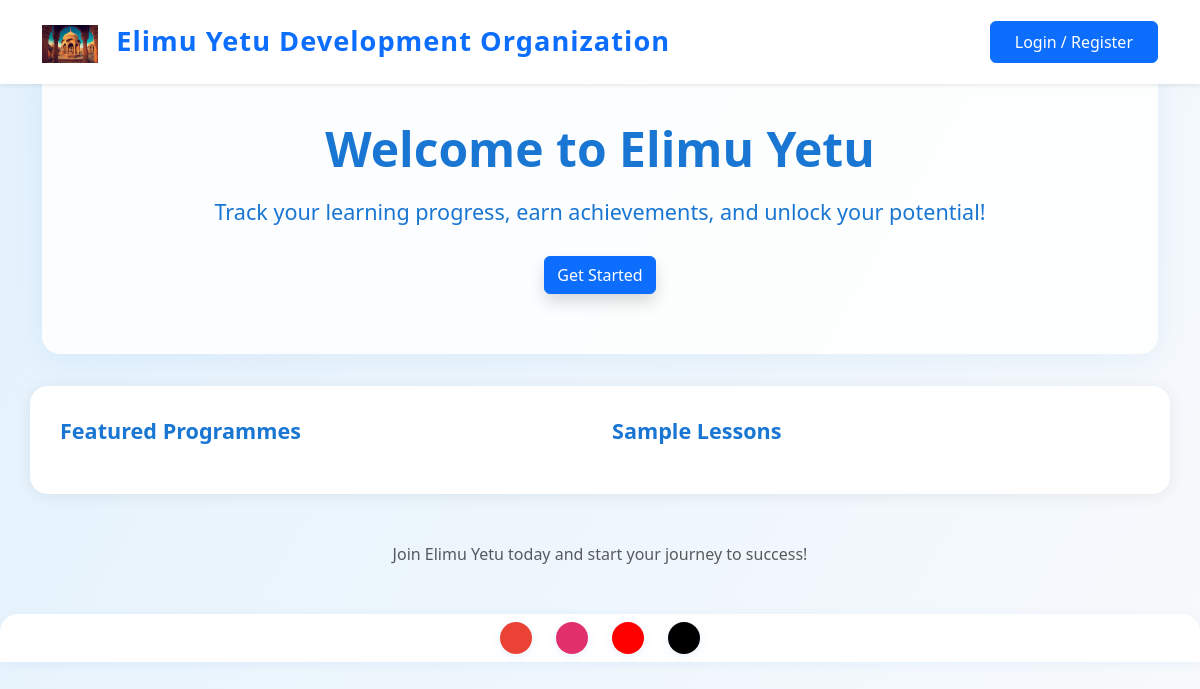
Before: / with the older database file.
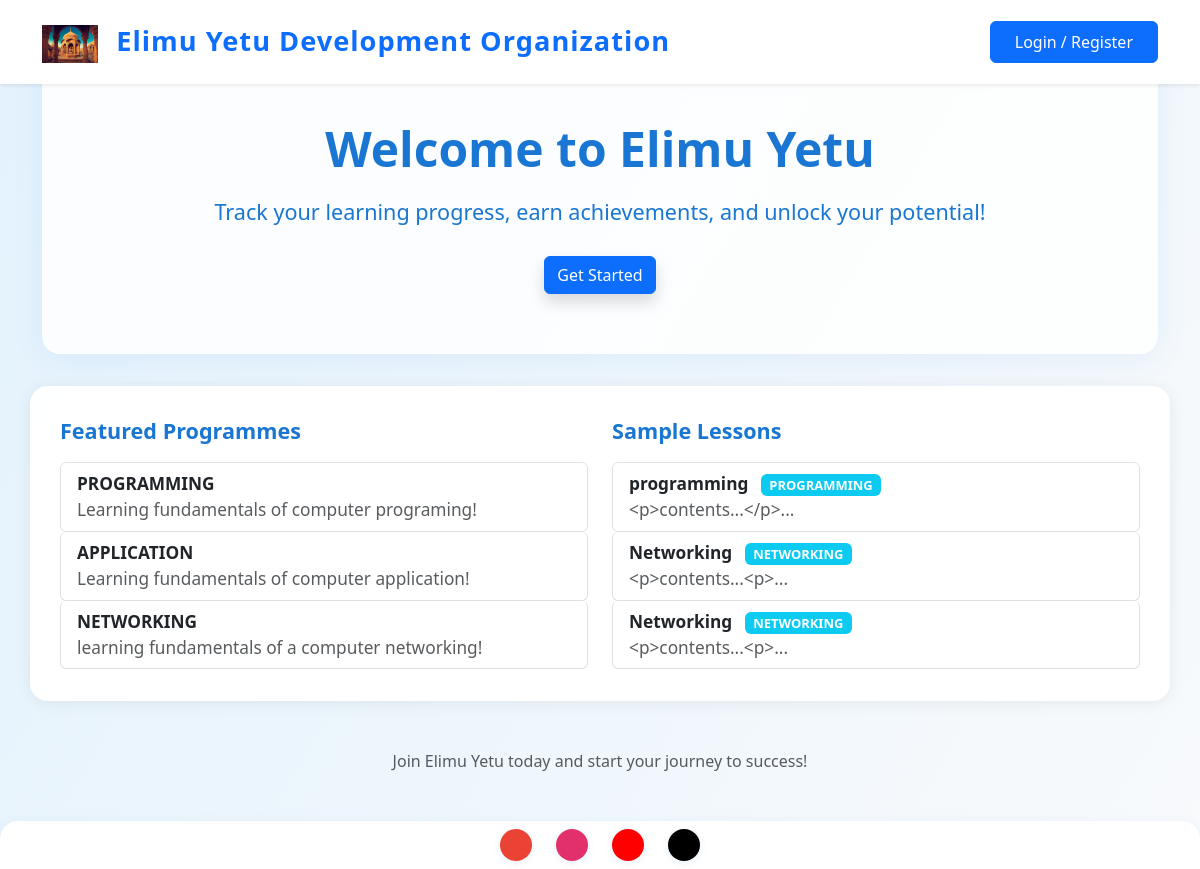
After: the same page with the newer database file.
### tables this page shows
CREATE TABLE `courses` (
  `id` int(11) NOT NULL,
  `title` varchar(100) NOT NULL,
  `description` text DEFAULT NULL
);

CREATE TABLE `lessons` (
  `id` int(11) NOT NULL,
  `course_id` int(11) NOT NULL,
  `title` varchar(100) NOT NULL,
  `content` text DEFAULT NULL,
  `content_url` varchar(255) DEFAULT NULL
);

### index.php (the view, shortened to what this page needs)
<?php
require_once 'includes/config.php';
$programmes = $pdo->query('SELECT * FROM courses LIMIT 3')->fetchAll(PDO::FETCH_ASSOC);
$lessons = $pdo->query('SELECT l.*, c.title AS course_title FROM lessons l JOIN courses c ON l.course_id = c.id LIMIT 3')->fetchAll(PDO::FETCH_ASSOC);
?>
<!DOCTYPE html>
<html lang="en">
<head>
    <link rel="stylesheet" href="assets/css/style.css">
    <link rel="stylesheet" href="assets/css/bootstrap-5.3.7-dist/css/bootstrap.min.css">
</head>
<body>
    <nav class="navbar navbar-expand-lg navbar-light bg-white shadow-sm py-3 user-header fixed-top" id="mainHeader">
        <div class="container">
            <a class="navbar-brand fw-bold text-primary" href="index.php" style="font-size:1.7rem; letter-spacing:1px;">
                <img src="assets/images/logo.jpg" alt="" style="height:38px;vertical-align:middle;margin-right:10px;"> Elimu Yetu Development Organization
            </a>
            <div class="collapse navbar-collapse" id="mainNavbar">
                <ul class="navbar-nav ms-auto align-items-center">
                    <li class="nav-item">
                        <a class="btn btn-primary px-4 py-2" href="auth.php">
                            <i class="bi bi-person-circle"></i> Login / Register
                        </a>
                    </li>
                </ul>
            </div>
        </div>
    </nav>
    <div class="container">
        <div class="hero">
            <h1>Welcome to Elimu Yetu</h1>
            <p class="lead">Track your learning progress, earn achievements, and unlock your potential!</p>
            <a href="auth.php" class="btn btn-primary login-btn shadow">Get Started</a>
        </div>
        <div class="row showcase-section mb-5">
            <div class="col-md-6 mb-4 mb-md-0">
                    <h3 class="showcase-title"><i class="bi bi-journal-bookmark"></i> Featured Programmes</h3>
                    <div class="table-responsive">
                <ul class="list-group">
                    <?php foreach ($programmes as $course): ?>
                        <li class="list-group-item">
                            <div>
                                <strong><?php echo htmlspecialchars($course['title']); ?></strong><br>
                                <span class="text-muted"><?php echo htmlspecialchars($course['description']); ?></span>
                            </div>
                        </li>
                    <?php endforeach; ?>
                </ul>
                    </div>
            </div>
            <div class="col-md-6">
                <h3 class="showcase-title"><i class="bi bi-lightbulb"></i> Sample Lessons</h3>
                    <div class="table-responsive">
                <ul class="list-group">
                    <?php foreach ($lessons as $lesson): ?>
                        <li class="list-group-item">
                            <div>
                                <strong><?php echo htmlspecialchars($lesson['title']); ?></strong> <span class="badge bg-info ms-2"><?php echo htmlspecialchars($lesson['course_title']); ?></span><br>
                                <span class="text-muted"><?php echo isset($lesson['content']) ? htmlspecialchars(substr($lesson['content'],0,60)).'...' : 'No content.'; ?></span>
                            </div>
                        </li>
                    <?php endforeach; ?>
                </ul>
                    </div>
            </div>
        </div>
        <div class="text-center mb-5">
            <p class="text-muted">Join Elimu Yetu today and start your journey to success!</p>
        </div>
        <footer class="footer-social mt-5" style="width:100vw;position:relative;left:50%;transform:translateX(-50%);">
            <div class="d-flex justify-content-center align-items-center gap-3 py-2" style="background:#fff;border-radius:18px 18px 0 0;box-shadow:0 2px 12px rgba(25,118,210,0.07);min-height:44px;">
                <a href="mailto:info@elimu.org" target="_blank" rel="noopener" class="social-btn" style="background:#ea4335;color:#fff;"><i class="bi bi-envelope-fill"></i></a>
                <a href="https://instagram.com/" target="_blank" rel="noopener" class="social-btn" style="background:#e1306c;color:#fff;"><i class="bi bi-instagram"></i></a>
                <a href="https://youtube.com/" target="_blank" rel="noopener" class="social-btn" style="background:#ff0000;color:#fff;"><i class="bi bi-youtube"></i></a>
                <a href="https://tiktok.com/" target="_blank" rel="noopener" class="social-btn" style="background:#000;color:#fff;"><i class="bi bi-tiktok"></i></a>
            </div>
        </footer>
    </div>
    <link rel="stylesheet" href="assets/css/bootstrap-5.3.7-dist/css/bootstrap.min.css">
</body>
</html>

### assets/css/style.css (style rules this page uses)
* { box-sizing: border-box; }
.navbar { margin-bottom: 30px; }
html, body { height: 100%; margin: 0; padding: 0; font-family: 'Segoe UI', Arial, sans-serif; background: #f8fafc; color: #222; box-sizing: border-box; }
.btn-primary, .btn-success, .btn-info, .btn-warning, .btn-danger { border-radius: 20px; padding: 8px 24px; }
.list-group-item { border-radius: 6px; }
.user-header.fixed-top { position: fixed; top: 0; left: 0; width: 100%; z-index: 1030; transition: box-shadow 0.3s, top 0.3s, background 0.3s; background: #fff; }

### index.php (style rules this page uses)
body { min-height: 100vh; background: linear-gradient(120deg, #e3f2fd 0%, #f8fafc 100%), url('assets/images/education_bg.jpg') center/cover no-repeat; width: 100%; }
.user-header.fixed-top { top: 0 !important; left: 0; width: 100%; z-index: 1030; }
.hero { padding: 120px 0 60px 0; text-align: center; color: #1976d2; background: rgba(255,255,255,0.85); border-radius: 18px; box-shadow: 0 4px 32px rgba(25, 118, 210, 0.08); margin-bottom: 32px; transition: transform 0.4s cubic-bezier(.4,0,.2,1), opacity 0.4s cubic-bezier(.4,0,.2,1); }
.hero h1 { font-size: 3rem; font-weight: 700; margin-bottom: 18px; }
.hero .lead { font-size: 1.35rem; margin-bottom: 28px; }
.login-btn { font-size: 1.3rem; padding: 16px 40px; border-radius: 30px; box-shadow: 0 2px 12px rgba(25,118,210,0.10); font-weight: 600; }
.showcase-section { background: rgba(255,255,255,0.98); border-radius: 18px; box-shadow: 0 2px 16px rgba(0,0,0,0.07); margin-bottom: 40px; padding: 32px 18px; }
.showcase-title { color: #1976d2; font-weight: bold; font-size: 1.35rem; margin-bottom: 18px; }
.list-group-item { font-size: 1.08rem; display: flex; align-items: center; gap: 12px; }
.social-btn { display: inline-flex; align-items: center; justify-content: center; width: 32px; height: 32px; border-radius: 50%; font-size: 1.1rem; margin: 0 4px; box-shadow: 0 2px 8px rgba(25,118,210,0.10); transition: transform 0.2s, box-shadow 0.2s, background 0.2s; border: none; text-decoration: none; }

Changed rows visible on the page:
added courses: title "PROGRAMMING", description "Learning fundamentals of computer programing!"
added courses: title "APPLICATION", description "Learning fundamentals of computer application!"
added courses: title "NETWORKING", description "learning fundamentals of a computer networking!"
added lessons: title "programming", course.title "PROGRAMMING", content "<p>contents...</p>"
added lessons: title "Networking", course.title "NETWORKING", content "<p>contents...<p>"
added lessons: title "Networking", course.title "NETWORKING", content "<p>contents...<p>"
